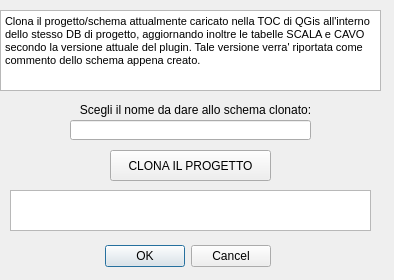
<?xml version="1.0" encoding="UTF-8"?>
<ui version="4.0">
 <class>ProgettoFTTHDockWidgetBase</class>
 <widget class="QDialog" name="ProgettoFTTHDockWidgetBase">
  <property name="geometry">
   <rect>
    <x>0</x>
    <y>0</y>
    <width>394</width>
    <height>280</height>
   </rect>
  </property>
  <property name="windowTitle">
   <string>ProgettoFTTH</string>
  </property>
  <widget class="QDialogButtonBox" name="button_box">
   <property name="geometry">
    <rect>
     <x>90</x>
     <y>240</y>
     <width>181</width>
     <height>32</height>
    </rect>
   </property>
   <property name="orientation">
    <enum>Qt::Horizontal</enum>
   </property>
   <property name="standardButtons">
    <set>QDialogButtonBox::Cancel|QDialogButtonBox::Ok</set>
   </property>
  </widget>
  <widget class="QTextBrowser" name="txtHelp">
   <property name="geometry">
    <rect>
     <x>0</x>
     <y>10</y>
     <width>381</width>
     <height>81</height>
    </rect>
   </property>
   <property name="html">
    <string>&lt;!DOCTYPE HTML PUBLIC &quot;-//W3C//DTD HTML 4.0//EN&quot; &quot;http://www.w3.org/TR/REC-html40/strict.dtd&quot;&gt;
&lt;html&gt;&lt;head&gt;&lt;meta name=&quot;qrichtext&quot; content=&quot;1&quot; /&gt;&lt;style type=&quot;text/css&quot;&gt;
p, li { white-space: pre-wrap; }
&lt;/style&gt;&lt;/head&gt;&lt;body style=&quot; font-family:'MS Shell Dlg 2'; font-size:8.15094pt; font-weight:400; font-style:normal;&quot;&gt;
&lt;p style=&quot; margin-top:0px; margin-bottom:0px; margin-left:0px; margin-right:0px; -qt-block-indent:0; text-indent:0px;&quot;&gt;&lt;span style=&quot; font-size:8.15094pt;&quot;&gt;Clona il progetto/schema attualmente caricato nella TOC di QGis all'interno dello stesso DB di progetto, aggiornando inoltre le tabelle SCALA e CAVO secondo la versione attuale del plugin. Tale versione verra' riportata come commento dello schema appena creato.&lt;/span&gt;&lt;/p&gt;&lt;/body&gt;&lt;/html&gt;</string>
   </property>
  </widget>
  <widget class="QToolButton" name="cloneschemaBtn">
   <property name="enabled">
    <bool>true</bool>
   </property>
   <property name="geometry">
    <rect>
     <x>110</x>
     <y>150</y>
     <width>161</width>
     <height>31</height>
    </rect>
   </property>
   <property name="text">
    <string>CLONA IL PROGETTO</string>
   </property>
  </widget>
  <widget class="QTextBrowser" name="txtFeedback">
   <property name="geometry">
    <rect>
     <x>10</x>
     <y>190</y>
     <width>361</width>
     <height>41</height>
    </rect>
   </property>
  </widget>
  <widget class="QWidget" name="layoutWidget">
   <property name="geometry">
    <rect>
     <x>0</x>
     <y>0</y>
     <width>2</width>
     <height>2</height>
    </rect>
   </property>
   <layout class="QVBoxLayout" name="verticalLayout"/>
  </widget>
  <widget class="QLineEdit" name="cloneschema_txt">
   <property name="enabled">
    <bool>true</bool>
   </property>
   <property name="geometry">
    <rect>
     <x>70</x>
     <y>120</y>
     <width>241</width>
     <height>20</height>
    </rect>
   </property>
  </widget>
  <widget class="QLabel" name="label_14">
   <property name="geometry">
    <rect>
     <x>20</x>
     <y>100</y>
     <width>351</width>
     <height>20</height>
    </rect>
   </property>
   <property name="text">
    <string>Scegli il nome da dare allo schema clonato:</string>
   </property>
   <property name="alignment">
    <set>Qt::AlignCenter</set>
   </property>
  </widget>
  <zorder>layoutWidget</zorder>
  <zorder>button_box</zorder>
  <zorder>txtHelp</zorder>
  <zorder>cloneschemaBtn</zorder>
  <zorder>txtFeedback</zorder>
  <zorder>cloneschema_txt</zorder>
  <zorder>label_14</zorder>
 </widget>
 <resources/>
 <connections>
  <connection>
   <sender>button_box</sender>
   <signal>accepted()</signal>
   <receiver>ProgettoFTTHDockWidgetBase</receiver>
   <slot>accept()</slot>
   <hints>
    <hint type="sourcelabel">
     <x>20</x>
     <y>20</y>
    </hint>
    <hint type="destinationlabel">
     <x>20</x>
     <y>20</y>
    </hint>
   </hints>
  </connection>
  <connection>
   <sender>button_box</sender>
   <signal>rejected()</signal>
   <receiver>ProgettoFTTHDockWidgetBase</receiver>
   <slot>reject()</slot>
   <hints>
    <hint type="sourcelabel">
     <x>20</x>
     <y>20</y>
    </hint>
    <hint type="destinationlabel">
     <x>20</x>
     <y>20</y>
    </hint>
   </hints>
  </connection>
 </connections>
</ui>
